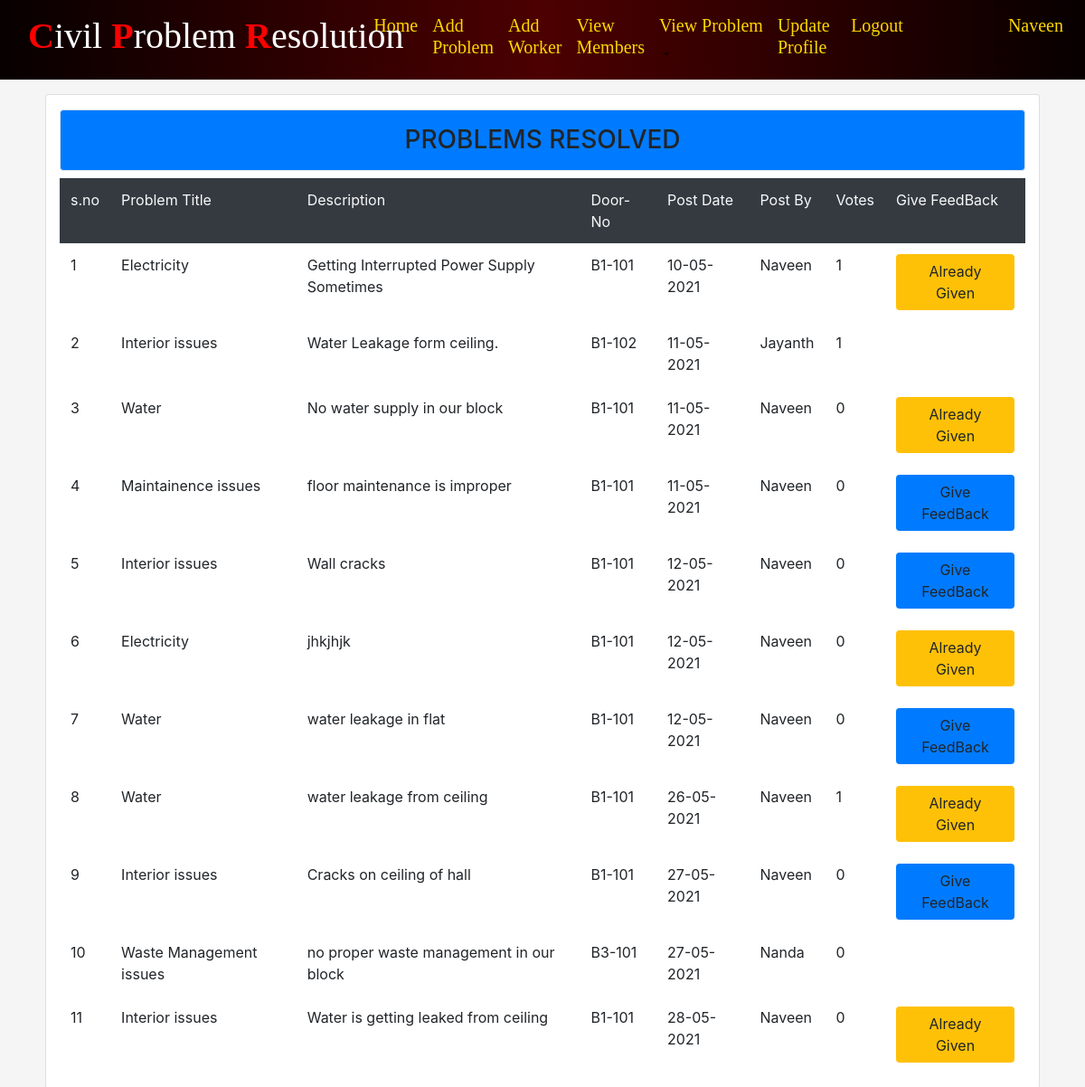
The app's page /ps/ (signed in) with its own data.
### CPRapp/models.py (models this page shows, shortened)
class Problem(models.Model):
	ptitle=models.CharField(max_length=200)
	pdesc=models.TextField()
	doorno=models.CharField(max_length=200)
	postdate=models.TextField(max_length=200,default='')
	postedby=models.CharField(max_length=200,default='')
	useremail=models.EmailField(max_length=200,default='')
	vote= models.IntegerField(default=0)
	pstatus=models.TextField(max_length=200,default='NotSolved')
	wassigned=models.CharField(max_length=200,default='')
	pamount=models.IntegerField(default=0)
	cfamount=models.IntegerField(default=0)
	xamount=models.IntegerField(default=0)
	estimatedtime=models.TextField(max_length=200,default='')
	paystatus=models.TextField(default=0)
	feedback=models.CharField(max_length=200,default='')

### CPRapp/views.py (the view)
# urls.py: path('ps/',views.ps,name="ps"),
@login_required
def ps(rq):
	data=Problem.objects.filter(pstatus="Completed")
	return render(rq,'html/ps.html',{'info':data})

### CPRapp/templates/html/ps.html (shortened to what this page needs)
{% extends 'html/base.html' %}
{% block content %}
<div class="card col-md-11 mt-3 mx-auto"><h3 class="p-3 bg-primary text-center
mt-3 border rounded">PROBLEMS RESOLVED</h3>
	<table class="table table-borderless table-hover">
		<tr class="bg-dark text-light">
			<td>s.no</td>
			<td>Problem Title</td>
			<td>Description</td>
			<td>Door-No</td>
			<td>Post Date</td>
			<td>Post By</td>
			<td>Votes</td>
			{% if user.is_superuser %}
				<td>User FeedBack</td>
			{% else %}
			    <td>Give FeedBack</td>
			{% endif %}
		</tr>
		{% for i in info %}
		<tr>
			<td>{{forloop.counter}}</td>
			<td>{{i.ptitle}}</td>
			<td>{{i.pdesc}}</td>
			<td>{{i.doorno}}</td>
			<td>{{i.postdate}}</td>
			<td>{{i.postedby}}</td>
			<td>{{i.vote}}</td>
			{% if user.is_superuser %}
			   <td>{{i.feedback}}</td>
			{% else %}
			{% if user.get_username == i.postedby %}
			    {% if '' == i.feedback %}
				<td><a class=" btn bg-primary rounded" href="{% url 'givefeedback' i.id%}">Give FeedBack</a></td>
				{% else %}
				<td><a class=" btn bg-warning rounded" href="">Already Given</a></td>
				{% endif %}
				{% endif %}
			{% endif %}
		</tr>
		{% endfor %}
	</table>
</div>
{% endblock %}

### CPRapp/templates/html/base.html (shortened to what this page needs)
{% load static %}
<!DOCTYPE html>
<html lang="en">
<head>
  <link rel="stylesheet" href="{% static 'css/bootstrap.min.css' %}">
</head>
<body style="background: #f5f5f5";>
	{% include 'html/navbar.html' %}
	{% block content %}
	{% endblock %}
</body>
</html>

### CPRapp/templates/html/navbar.html (shortened to what this page needs)
{% load static %}
<nav class="navbar navbar-expand-lg navbar-light nav-bk4">
  <div class="col-md-4"><a class="navbar-brand" href="{% url 'hm' %}">
    <h1 style="font-family:Verdana Bold; color:white;"><strong style="color:Red">C</strong>ivil <strong style="color:Red">P</strong>roblem <strong style="color:Red">R</strong>esolution</h1>
  </a></div>
 <div class="collapse navbar-collapse" id="collapsibleNavbar">
    <ul class="navbar-nav ">
    {% if not user.is_authenticated %}
    <li class="nav-item">
      <a class="nav-link" href="{% url 'hm' %}"><h3 style="color:Gold; font-family:Verdana Bold;">Home</h3></a>
    </li>
    <li class="nav-item">
      <a class="nav-link" href="{% url 'about' %}"><h3 style="color:Gold; font-family:Verdana Bold;">About</h3></a>
    </li>
    <li class="nav-item">
      <a class="nav-link" href="{% url 'contact' %}"><h3 style="color:Gold; font-family:Verdana Bold;">Contact Us</h3></a>
    </li>
    <li class="nav-item">
      <a class="nav-link" href="{% url 'achievements' %}"><h3 style="color:Gold; font-family:Verdana Bold;">Achievements</h3></a>
    </li>
    <li></li>
    <li class="nav-item">
      <a class="nav-link" href="{% url 'ulog' %}"><h3 style="color:Gold; font-family:Verdana Bold;">Login Here</h3></a>
    </li>
    <li></li>
    <li class="nav-item">
      <a class="nav-link" href="{% url 'reg' %}"><h3 style="color:Gold; font-family:Verdana Bold;">New User</h3></a>
    </li>
    <!-- <li class="nav-item">
      <a class="nav-link" href="{% url 'alog' %}"><h3 style="color:Gold; font-family:Verdana Bold;">Admin Login</h3></a>
    </li> -->
    <div class="col-sm-2 mx-auto"><img src="{% static 'images/lion.png' %}" alt="lion" style="margin-left :100px;width:50px;height:50px;border-radius:50%;background-color:transparent;">
  <Strong style="font-family:Brush Script MT;color:aqua;font-size:25px;margin-left:100px">Orion</Strong>
  </div>
    {% else %}
      {% if user.is_superuser %}
          <li class="nav-item">
          <a class="nav-link" href="{% url 'dash' %}"><h6 style="color:Gold; font-family:Verdana Bold;">Home</h6></a>
          </li>
          <li class="nav-item">
          <a class="nav-link" href="{% url 'newmem' %}"><h6 style="color:Gold; font-family:Verdana Bold;">Add New Member</h6></a>
          </li>
          <li class="dropdown">
                <a type="button" class="nav-link dropdown-toggle" data-toggle="dropdown">
                <h6 style="color:Gold; font-family:Verdana Bold;">Workers</h6>
              </a>
              <div class="dropdown-menu">
                <a class="nav-link" href="{% url 'addwork' %}"><h5 style="color:black; font-family:Verdana Bold;">Add Worker</h5></a>
                <a class="nav-link" href="{% url 'workview' %}"><h5 style="color:black; font-family:Verdana Bold;">View Worker</h5></a>
              </div>
        </li>
        <li class="dropdown">
                <a type="button" class="nav-link dropdown-toggle" data-toggle="dropdown">
                <h6 style="color:Gold; font-family:Verdana Bold;">BlockManagers</h6>
              </a>
              <div class="dropdown-menu">
                <a class="nav-link" href="{% url 'addfm' %}"><h6 style="color:black; font-family:Verdana Bold;">Add BlockManagers</h5></a>
                <a class="nav-link" href="{% url 'fmview' %}"><h6 style="color:black; font-family:Verdana Bold;">View BlockManagers</h5></a>
              </div>
        </li>
          <li class="nav-item">
          <a class="nav-link" href="{% url 'userview' %}"><h6 style="color:Gold; font-family:Verdana Bold;">View Users</h6></a>
          </li>
          <li class="nav-item">
          <a class="nav-link" href="{% url 'memview' %}"><h6 style="color:Gold; font-family:Verdana Bold;">View Members</h6></a>
          </li>
          <li class="dropdown">
                <a type="button" class="nav-link dropdown-toggle" data-toggle="dropdown">
                <h6 style="color:Gold; font-family:Verdana Bold;">Problems</h6>
              </a>
              <div class="dropdown-menu">
                <a class="dropdown-item" href="{% url 'pns' %}"><h5 style="color:black; font-family:Verdana Bold;">Problems Not Solved</h5></a>
                <a class="dropdown-item" href="{% url 'pis' %}"><h5 style="color:black; font-family:Verdana Bold;">Problems in Progress</h5></a>
                <a class="dropdown-item" href="{% url 'ps' %}"><h5 style="color:black; font-family:Verdana Bold;">Problems Resolved</h5></a>
                <a class="dropdown-item" href="{% url 'allpro' %}"><h5 style="color:black; font-family:Verdana Bold;">View All Problems</h5></a>
              </div>
        </li>
        <li class="nav-item">
          <a class="nav-link" href="{% url 'contview' %}"><h6 style="color:Gold; font-family:Verdana Bold;">View Contact</h6></a>
        </li>
        <li class="nav-item">
            <a class="nav-link" href="{% url 'logo' %}"><h6 style="color:Gold; font-family:Verdana Bold;">Logout</h6></a>
        </li>
        <li class="nav-item" style="margin-left:70px">
            <a class="nav-link" href="#"><h4 style="color:Gold; font-family:Verdana Bold;">{{request.user.username}}</h4></a>
        </li>
      {% else %}
          <li class="nav-item">
            <a class="nav-link" href="{% url 'dash' %}"><h5 style="color:Gold; font-family:Verdana Bold;">Home</h5></a>
          </li>
          <li class="nav-item">
            <a class="nav-link" href="{% url 'addpro' %}"><h5 style="color:Gold; font-family:Verdana Bold;">Add Problem</h5></a>
          </li>
          <li class="nav-item">
            <a class="nav-link" href="{% url 'addwork' %}"><h5 style="color:Gold; font-family:Verdana Bold;">Add Worker</h5></a>
          </li>
          <li class="nav-item">
            <a class="nav-link" href="{% url 'memview' %}"><h5 style="color:Gold; font-family:Verdana Bold;">View Members</h5></a>
          </li>
          <li class="dropdown">
                <a type="button" class="nav-link dropdown-toggle" data-toggle="dropdown">
                <h5 style="color:Gold; font-family:Verdana Bold;">View Problem</h5>
              </a>
        </li>
        <li class="nav-item">
            <a class="nav-link" href="{% url 'upf' %}"><h5 style="color:Gold; font-family:Verdana Bold;">Update Profile</h5></a>
        </li>
        <li class="nav-item">
            <a class="nav-link" href="{% url 'logo' %}"><h5 style="color:Gold; font-family:Verdana Bold;">Logout</h5></a>
        </li>
        <li class="nav-item" style="margin-left:100px">
            <a class="nav-link" href="#"><h5 style="color:Gold; font-family:Verdana Bold;">{{request.user.username}}</h5></a>
        </li>
      {% endif %}
{% endif %}
</ul>
</div>
</nav>

### CPRapp/templates/html/navbar.html (style rules this page uses)
.nav-bk4 { background: #070000; background: -webkit-linear-gradient(to right, #070000, #4C0001, #070000); background: linear-gradient(to right, #070000, #4C0001, #070000); }

### records on screen
Problem: ptitle "Electricity", pdesc "Getting Interrupted Power Supply Sometimes", doorno "B1-101", postdate "10-05-2021", postedby "Naveen", vote "1", feedback "Already Given"
Problem: ptitle "Interior issues", pdesc "Water Leakage form ceiling.", doorno "B1-102", postdate "11-05-2021", postedby "Jayanth", vote "1"
Problem: ptitle "Water", pdesc "No water supply in our block", doorno "B1-101", postdate "11-05-2021", postedby "Naveen", vote "0", feedback "Already Given"
Problem: ptitle "Maintainence issues", pdesc "floor maintenance is improper", doorno "B1-101", postdate "11-05-2021", postedby "Naveen", vote "0", feedback "Give FeedBack"
Problem: ptitle "Interior issues", pdesc "Wall cracks", doorno "B1-101", postdate "12-05-2021", postedby "Naveen", vote "0", feedback "Give FeedBack"
Problem: ptitle "Electricity", pdesc "jhkjhjk", doorno "B1-101", postdate "12-05-2021", postedby "Naveen", vote "0", feedback "Already Given"
Problem: ptitle "Water", pdesc "water leakage in flat", doorno "B1-101", postdate "12-05-2021", postedby "Naveen", vote "0", feedback "Give FeedBack"
Problem: ptitle "Water", pdesc "water leakage from ceiling", doorno "B1-101", postdate "26-05-2021", postedby "Naveen", vote "1", feedback "Already Given"
Problem: ptitle "Interior issues", pdesc "Cracks on ceiling of hall", doorno "B1-101", postdate "27-05-2021", postedby "Naveen", vote "0", feedback "Give FeedBack"
Problem: ptitle "Waste Management issues", pdesc "no proper waste management in our block", doorno "B3-101", postdate "27-05-2021", postedby "Nanda", vote "0"
Problem: ptitle "Interior issues", pdesc "Water is getting leaked from ceiling", doorno "B1-101", postdate "28-05-2021", postedby "Naveen", vote "0", feedback "Already Given"

### other values on screen
{{ request.user.username }} "Naveen"
